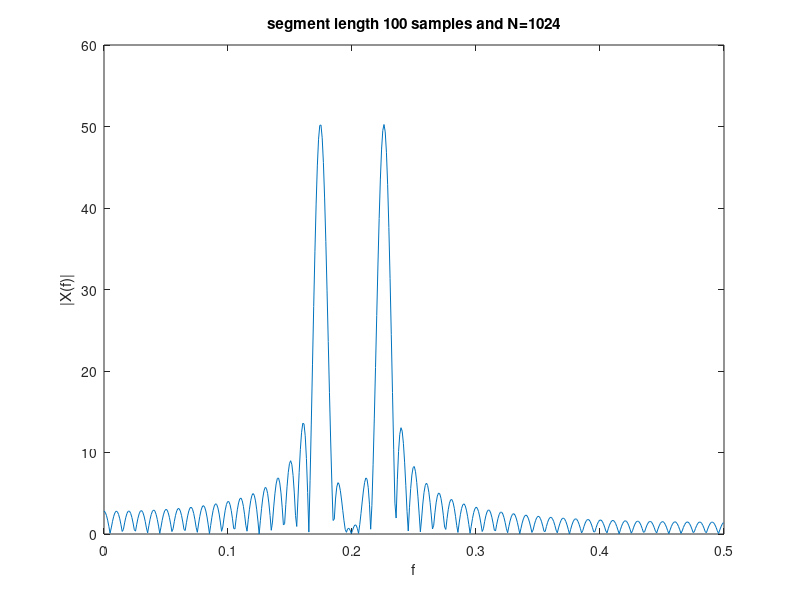
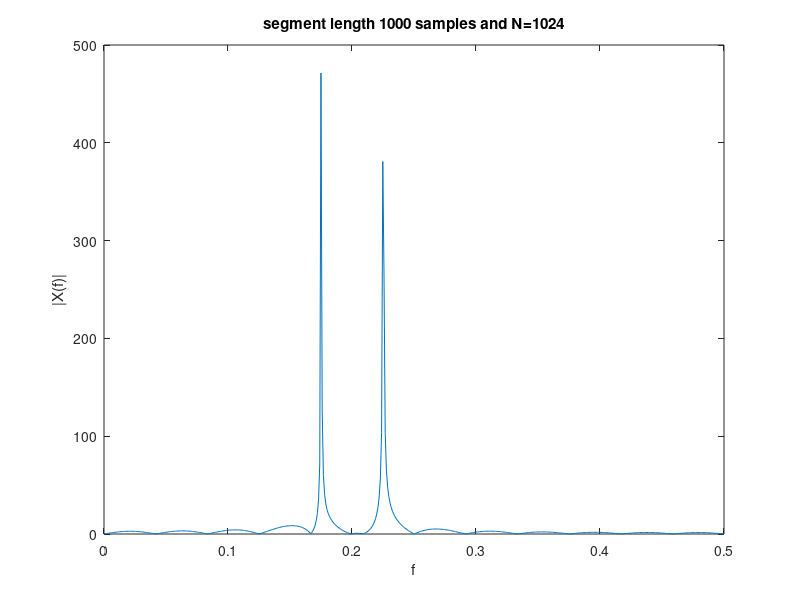
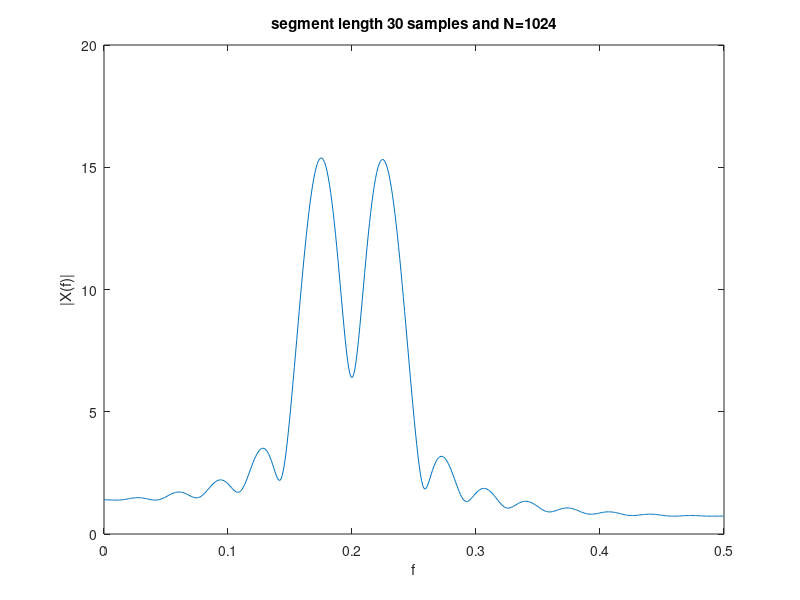
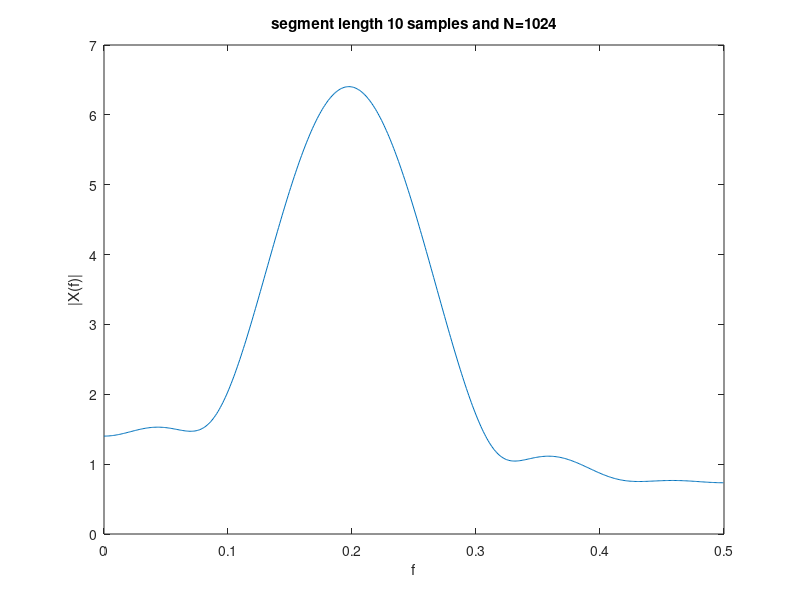

MATLAB code to generate these figures, in order:

function specEst
N = 1024;
N_1 = 256;
N_2 = 128;
 f_1 = 7/40; 
 f_2 = 9/40;
 spec(100, N, f_1, f_2);
 spec(1000, N, f_1, f_2);
 spec(30, N, f_1, f_2);
 spec(10, N, f_1, f_2);
 spec(100, N_1, f_1, f_2);
 spec(100, N_2, f_1, f_2);
end

function [ ] = spec(len, N, f_1, f_2)
   
    t=0:len-1;
    x_n = sin(2*pi*f_1*t) + sin(2*pi*f_2*t); 
    X_f = fft(x_n,N);
    f =linspace(0, 1, length(X_f));
    figure;
    plot(f(1:length(f)/2),abs(X_f(1:length(f)/2)))
    xlabel('f'); 
    ylabel('|X(f)|');
    title(sprintf('segment length %d samples and N=%d', len, N));
    
end
